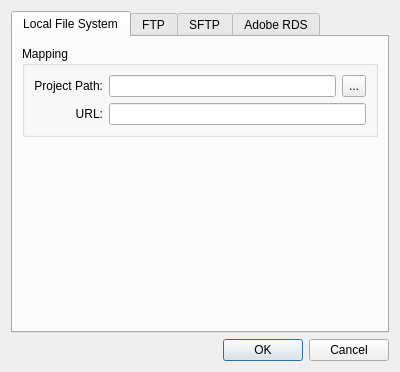
<?xml version="1.0" encoding="UTF-8"?>
<ui version="4.0">
 <class>Dialog</class>
 <widget class="QDialog" name="Dialog">
  <property name="windowModality">
   <enum>Qt::ApplicationModal</enum>
  </property>
  <property name="geometry">
   <rect>
    <x>0</x>
    <y>0</y>
    <width>400</width>
    <height>372</height>
   </rect>
  </property>
  <property name="minimumSize">
   <size>
    <width>300</width>
    <height>372</height>
   </size>
  </property>
  <property name="maximumSize">
   <size>
    <width>16777215</width>
    <height>373</height>
   </size>
  </property>
  <property name="windowTitle">
   <string>Project properties</string>
  </property>
  <layout class="QVBoxLayout" name="verticalLayout_2">
   <item>
    <widget class="QTabWidget" name="tabWidget">
     <property name="enabled">
      <bool>true</bool>
     </property>
     <property name="currentIndex">
      <number>0</number>
     </property>
     <widget class="QWidget" name="local">
      <attribute name="title">
       <string>Local File System</string>
      </attribute>
      <layout class="QVBoxLayout" name="verticalLayout_4">
       <item>
        <widget class="QGroupBox" name="local_Mapping_groupBox">
         <property name="title">
          <string>Mapping</string>
         </property>
         <layout class="QGridLayout" name="gridLayout_7">
          <item row="0" column="0">
           <widget class="QLabel" name="local_ProjectPath_label">
            <property name="text">
             <string>Project Path:</string>
            </property>
            <property name="alignment">
             <set>Qt::AlignRight|Qt::AlignTrailing|Qt::AlignVCenter</set>
            </property>
           </widget>
          </item>
          <item row="0" column="1">
           <widget class="QLineEdit" name="local_ProjectPath_lineEdit"/>
          </item>
          <item row="1" column="0">
           <widget class="QLabel" name="local_URL_label">
            <property name="text">
             <string>URL:</string>
            </property>
            <property name="alignment">
             <set>Qt::AlignRight|Qt::AlignTrailing|Qt::AlignVCenter</set>
            </property>
           </widget>
          </item>
          <item row="1" column="1" colspan="2">
           <widget class="QLineEdit" name="local_URL_lineEdit"/>
          </item>
          <item row="0" column="2">
           <widget class="QToolButton" name="local_Browse_button">
            <property name="sizePolicy">
             <sizepolicy hsizetype="Fixed" vsizetype="Preferred">
              <horstretch>0</horstretch>
              <verstretch>0</verstretch>
             </sizepolicy>
            </property>
            <property name="text">
             <string>...</string>
            </property>
            <property name="autoRepeatDelay">
             <number>300</number>
            </property>
           </widget>
          </item>
         </layout>
        </widget>
       </item>
       <item>
        <spacer name="local_Bottom_verticalSpacer">
         <property name="orientation">
          <enum>Qt::Vertical</enum>
         </property>
         <property name="sizeHint" stdset="0">
          <size>
           <width>20</width>
           <height>138</height>
          </size>
         </property>
        </spacer>
       </item>
      </layout>
     </widget>
     <widget class="QWidget" name="ftp">
      <attribute name="title">
       <string>FTP</string>
      </attribute>
      <layout class="QVBoxLayout" name="verticalLayout">
       <item>
        <widget class="QGroupBox" name="ftp_FTP_groupBox">
         <property name="title">
          <string>FTP</string>
         </property>
         <layout class="QGridLayout" name="gridLayout_4">
          <item row="0" column="0">
           <widget class="QLabel" name="ftp_Host_label">
            <property name="text">
             <string>Host:</string>
            </property>
            <property name="alignment">
             <set>Qt::AlignRight|Qt::AlignTrailing|Qt::AlignVCenter</set>
            </property>
           </widget>
          </item>
          <item row="0" column="1">
           <widget class="QLineEdit" name="ftp_Host_lineEdit"/>
          </item>
          <item row="0" column="2">
           <widget class="QSpinBox" name="ftp_Port_spinBox">
            <property name="minimum">
             <number>1</number>
            </property>
            <property name="maximum">
             <number>65535</number>
            </property>
            <property name="value">
             <number>21</number>
            </property>
           </widget>
          </item>
          <item row="1" column="0">
           <widget class="QLabel" name="ftp_Username_label">
            <property name="text">
             <string>Username:</string>
            </property>
            <property name="alignment">
             <set>Qt::AlignRight|Qt::AlignTrailing|Qt::AlignVCenter</set>
            </property>
           </widget>
          </item>
          <item row="1" column="1" colspan="2">
           <widget class="QLineEdit" name="ftp_Username_lineEdit"/>
          </item>
          <item row="2" column="0">
           <widget class="QLabel" name="ftp_Password_label">
            <property name="text">
             <string>Password:</string>
            </property>
            <property name="alignment">
             <set>Qt::AlignRight|Qt::AlignTrailing|Qt::AlignVCenter</set>
            </property>
           </widget>
          </item>
          <item row="2" column="1" colspan="2">
           <widget class="QLineEdit" name="ftp_Password_lineEdit">
            <property name="echoMode">
             <enum>QLineEdit::Password</enum>
            </property>
           </widget>
          </item>
          <item row="3" column="1" colspan="2">
           <widget class="QPushButton" name="ftp_Test_button">
            <property name="text">
             <string>&amp;Test</string>
            </property>
           </widget>
          </item>
         </layout>
        </widget>
       </item>
       <item>
        <widget class="QGroupBox" name="ftp_Mapping_groupBox">
         <property name="title">
          <string>Mapping</string>
         </property>
         <layout class="QGridLayout" name="gridLayout_5">
          <item row="0" column="0">
           <widget class="QLabel" name="ftp_ProjectPath_label">
            <property name="text">
             <string>Project Path:</string>
            </property>
            <property name="alignment">
             <set>Qt::AlignRight|Qt::AlignTrailing|Qt::AlignVCenter</set>
            </property>
           </widget>
          </item>
          <item row="0" column="1">
           <widget class="QLineEdit" name="ftp_ProjectPath_lineEdit"/>
          </item>
          <item row="1" column="0">
           <widget class="QLabel" name="ftp_URL_label">
            <property name="text">
             <string>URL:</string>
            </property>
            <property name="alignment">
             <set>Qt::AlignRight|Qt::AlignTrailing|Qt::AlignVCenter</set>
            </property>
           </widget>
          </item>
          <item row="1" column="1" colspan="2">
           <widget class="QLineEdit" name="ftp_URL_lineEdit"/>
          </item>
          <item row="0" column="2">
           <widget class="QToolButton" name="ftp_Browse_button">
            <property name="sizePolicy">
             <sizepolicy hsizetype="Fixed" vsizetype="Preferred">
              <horstretch>0</horstretch>
              <verstretch>0</verstretch>
             </sizepolicy>
            </property>
            <property name="text">
             <string>...</string>
            </property>
            <property name="autoRepeatDelay">
             <number>300</number>
            </property>
           </widget>
          </item>
         </layout>
        </widget>
       </item>
       <item>
        <spacer name="ftp_Bottom_verticalSpacer">
         <property name="orientation">
          <enum>Qt::Vertical</enum>
         </property>
         <property name="sizeHint" stdset="0">
          <size>
           <width>20</width>
           <height>88</height>
          </size>
         </property>
        </spacer>
       </item>
      </layout>
     </widget>
     <widget class="QWidget" name="sftp">
      <attribute name="title">
       <string>SFTP</string>
      </attribute>
      <layout class="QVBoxLayout" name="verticalLayout_5">
       <item>
        <widget class="QGroupBox" name="sftp_SFTP_groupBox">
         <property name="title">
          <string>SFTP</string>
         </property>
         <layout class="QGridLayout" name="gridLayout_6">
          <item row="0" column="0">
           <widget class="QLabel" name="sftp_Host_label">
            <property name="text">
             <string>Host:</string>
            </property>
            <property name="alignment">
             <set>Qt::AlignRight|Qt::AlignTrailing|Qt::AlignVCenter</set>
            </property>
           </widget>
          </item>
          <item row="0" column="1">
           <widget class="QLineEdit" name="sftp_Host_lineEdit"/>
          </item>
          <item row="0" column="2">
           <widget class="QSpinBox" name="sftp_Port_spinBox">
            <property name="minimum">
             <number>1</number>
            </property>
            <property name="maximum">
             <number>65535</number>
            </property>
            <property name="value">
             <number>22</number>
            </property>
           </widget>
          </item>
          <item row="1" column="0">
           <widget class="QLabel" name="sftp_Username_label">
            <property name="text">
             <string>Username:</string>
            </property>
            <property name="alignment">
             <set>Qt::AlignRight|Qt::AlignTrailing|Qt::AlignVCenter</set>
            </property>
           </widget>
          </item>
          <item row="1" column="1" colspan="2">
           <widget class="QLineEdit" name="sftp_Username_lineEdit"/>
          </item>
          <item row="2" column="0">
           <widget class="QLabel" name="sftp_Password_label">
            <property name="text">
             <string>Password:</string>
            </property>
            <property name="alignment">
             <set>Qt::AlignRight|Qt::AlignTrailing|Qt::AlignVCenter</set>
            </property>
           </widget>
          </item>
          <item row="2" column="1" colspan="2">
           <widget class="QLineEdit" name="sftp_Password_lineEdit">
            <property name="echoMode">
             <enum>QLineEdit::Password</enum>
            </property>
           </widget>
          </item>
          <item row="3" column="1" colspan="2">
           <widget class="QPushButton" name="sftp_Test_button">
            <property name="text">
             <string>&amp;Test</string>
            </property>
           </widget>
          </item>
         </layout>
        </widget>
       </item>
       <item>
        <widget class="QGroupBox" name="sftp_Mapping_groupBox">
         <property name="title">
          <string>Mapping</string>
         </property>
         <layout class="QGridLayout" name="gridLayout_8">
          <item row="0" column="0">
           <widget class="QLabel" name="sftp_ProjectPath_label">
            <property name="text">
             <string>Project Path:</string>
            </property>
            <property name="alignment">
             <set>Qt::AlignRight|Qt::AlignTrailing|Qt::AlignVCenter</set>
            </property>
           </widget>
          </item>
          <item row="0" column="1">
           <widget class="QLineEdit" name="sftp_ProjectPath_lineEdit"/>
          </item>
          <item row="1" column="0">
           <widget class="QLabel" name="sftp_URL_label">
            <property name="text">
             <string>URL:</string>
            </property>
            <property name="alignment">
             <set>Qt::AlignRight|Qt::AlignTrailing|Qt::AlignVCenter</set>
            </property>
           </widget>
          </item>
          <item row="1" column="1" colspan="2">
           <widget class="QLineEdit" name="sftp_URL_lineEdit"/>
          </item>
          <item row="0" column="2">
           <widget class="QToolButton" name="sftp_Browse_button">
            <property name="sizePolicy">
             <sizepolicy hsizetype="Fixed" vsizetype="Preferred">
              <horstretch>0</horstretch>
              <verstretch>0</verstretch>
             </sizepolicy>
            </property>
            <property name="text">
             <string>...</string>
            </property>
            <property name="autoRepeatDelay">
             <number>300</number>
            </property>
           </widget>
          </item>
         </layout>
        </widget>
       </item>
       <item>
        <spacer name="sftp_Bottom_verticalSpacer">
         <property name="orientation">
          <enum>Qt::Vertical</enum>
         </property>
         <property name="sizeHint" stdset="0">
          <size>
           <width>20</width>
           <height>88</height>
          </size>
         </property>
        </spacer>
       </item>
      </layout>
     </widget>
     <widget class="QWidget" name="rds">
      <attribute name="title">
       <string>Adobe RDS</string>
      </attribute>
      <layout class="QVBoxLayout" name="verticalLayout_3">
       <item>
        <widget class="QGroupBox" name="rds_RDS_groupBox">
         <property name="title">
          <string>RDS</string>
         </property>
         <layout class="QGridLayout" name="gridLayout_3">
          <item row="0" column="0">
           <widget class="QLabel" name="rds_Host_label">
            <property name="text">
             <string>Host:</string>
            </property>
            <property name="alignment">
             <set>Qt::AlignRight|Qt::AlignTrailing|Qt::AlignVCenter</set>
            </property>
           </widget>
          </item>
          <item row="0" column="1">
           <widget class="QLineEdit" name="rds_Host_lineEdit"/>
          </item>
          <item row="0" column="2">
           <widget class="QSpinBox" name="rds_Port_spinBox">
            <property name="minimum">
             <number>1</number>
            </property>
            <property name="maximum">
             <number>65535</number>
            </property>
            <property name="value">
             <number>80</number>
            </property>
           </widget>
          </item>
          <item row="1" column="0">
           <widget class="QLabel" name="rds_Username_label">
            <property name="text">
             <string>Username:</string>
            </property>
            <property name="alignment">
             <set>Qt::AlignRight|Qt::AlignTrailing|Qt::AlignVCenter</set>
            </property>
           </widget>
          </item>
          <item row="1" column="1" colspan="2">
           <widget class="QLineEdit" name="rds_Username_lineEdit"/>
          </item>
          <item row="2" column="0">
           <widget class="QLabel" name="rds_Password_label">
            <property name="text">
             <string>Password:</string>
            </property>
            <property name="alignment">
             <set>Qt::AlignRight|Qt::AlignTrailing|Qt::AlignVCenter</set>
            </property>
           </widget>
          </item>
          <item row="2" column="1" colspan="2">
           <widget class="QLineEdit" name="rds_Password_lineEdit">
            <property name="echoMode">
             <enum>QLineEdit::Password</enum>
            </property>
           </widget>
          </item>
          <item row="3" column="1" colspan="2">
           <widget class="QPushButton" name="rds_Test_button">
            <property name="text">
             <string>&amp;Test</string>
            </property>
           </widget>
          </item>
         </layout>
        </widget>
       </item>
       <item>
        <widget class="QGroupBox" name="rds_Mapping_groupBox">
         <property name="title">
          <string>Mapping</string>
         </property>
         <layout class="QGridLayout" name="gridLayout_2">
          <item row="0" column="0">
           <widget class="QLabel" name="rds_ProjectPath_label">
            <property name="text">
             <string>Project Path:</string>
            </property>
            <property name="alignment">
             <set>Qt::AlignRight|Qt::AlignTrailing|Qt::AlignVCenter</set>
            </property>
           </widget>
          </item>
          <item row="0" column="1">
           <widget class="QLineEdit" name="rds_ProjectPath_lineEdit"/>
          </item>
          <item row="1" column="0">
           <widget class="QLabel" name="rds_URL_label">
            <property name="text">
             <string>URL:</string>
            </property>
            <property name="alignment">
             <set>Qt::AlignRight|Qt::AlignTrailing|Qt::AlignVCenter</set>
            </property>
           </widget>
          </item>
          <item row="1" column="1" colspan="2">
           <widget class="QLineEdit" name="rds_URL_lineEdit"/>
          </item>
          <item row="0" column="2">
           <widget class="QToolButton" name="rds_Browse_button">
            <property name="sizePolicy">
             <sizepolicy hsizetype="Fixed" vsizetype="Preferred">
              <horstretch>0</horstretch>
              <verstretch>0</verstretch>
             </sizepolicy>
            </property>
            <property name="text">
             <string>...</string>
            </property>
            <property name="autoRepeatDelay">
             <number>300</number>
            </property>
           </widget>
          </item>
         </layout>
        </widget>
       </item>
       <item>
        <spacer name="RDSBottomVerticalSpacer">
         <property name="orientation">
          <enum>Qt::Vertical</enum>
         </property>
         <property name="sizeHint" stdset="0">
          <size>
           <width>20</width>
           <height>0</height>
          </size>
         </property>
        </spacer>
       </item>
      </layout>
     </widget>
    </widget>
   </item>
   <item>
    <widget class="QDialogButtonBox" name="buttonBox">
     <property name="orientation">
      <enum>Qt::Horizontal</enum>
     </property>
     <property name="standardButtons">
      <set>QDialogButtonBox::Cancel|QDialogButtonBox::Ok</set>
     </property>
    </widget>
   </item>
  </layout>
 </widget>
 <resources/>
 <connections>
  <connection>
   <sender>buttonBox</sender>
   <signal>accepted()</signal>
   <receiver>Dialog</receiver>
   <slot>accept()</slot>
   <hints>
    <hint type="sourcelabel">
     <x>248</x>
     <y>254</y>
    </hint>
    <hint type="destinationlabel">
     <x>157</x>
     <y>274</y>
    </hint>
   </hints>
  </connection>
  <connection>
   <sender>buttonBox</sender>
   <signal>rejected()</signal>
   <receiver>Dialog</receiver>
   <slot>reject()</slot>
   <hints>
    <hint type="sourcelabel">
     <x>316</x>
     <y>260</y>
    </hint>
    <hint type="destinationlabel">
     <x>286</x>
     <y>274</y>
    </hint>
   </hints>
  </connection>
 </connections>
</ui>
